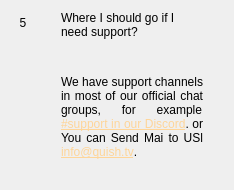
                  <widget class="QWidget" name="widgetFaq5" native="true">
                   <layout class="QHBoxLayout" name="horizontalpage_5" stretch="0,1">
                    <item alignment="Qt::AlignTop">
                     <widget class="QLabel" name="labelNumber5">
                      <property name="minimumSize">
                       <size>
                        <width>24</width>
                        <height>24</height>
                       </size>
                      </property>
                      <property name="maximumSize">
                       <size>
                        <width>16777215</width>
                        <height>24</height>
                       </size>
                      </property>
                      <property name="text">
                       <string>5</string>
                      </property>
                      <property name="alignment">
                       <set>Qt::AlignCenter</set>
                      </property>
                     </widget>
                    </item>
                    <item>
                     <layout class="QVBoxLayout" name="verticalLayoutpage_5">
                      <property name="leftMargin">
                       <number>20</number>
                      </property>
                      <property name="rightMargin">
                       <number>20</number>
                      </property>
                      <item>
                       <widget class="QLabel" name="labelSubtitle5">
                        <property name="text">
                         <string>Where I should go if I need support?</string>
                        </property>
                        <property name="wordWrap">
                         <bool>true</bool>
                        </property>
                       </widget>
                      </item>
                      <item>
                       <spacer name="verticalSpacer_80">
                        <property name="orientation">
                         <enum>Qt::Vertical</enum>
                        </property>
                        <property name="sizeType">
                         <enum>QSizePolicy::Fixed</enum>
                        </property>
                        <property name="sizeHint" stdset="0">
                         <size>
                          <width>20</width>
                          <height>30</height>
                         </size>
                        </property>
                       </spacer>
                      </item>
                      <item>
                       <widget class="QLabel" name="labelContent5">
                        <property name="text">
                         <string>
                           &lt;html&gt;&lt;head/&gt;&lt;body&gt;&lt;p align=&quot;justify&quot;&gt;
                           We have support channels in most of our official chat groups, for example
                           &lt;a style='color: #FED599' href='https://discord.gg/sgM7ctr'&gt;
                           #support in our Discord&lt;/a&gt;.
                           or You can Send Mai to USl
                           &lt;a style='color: #FED599' href='mailto:info@quish.tv'&gt;
                           info@quish.tv&lt;/a&gt;.
                           &lt;/p&gt;&lt;/body&gt;&lt;/html&gt;
                         </string>
                        </property>
                        <property name="alignment">
                         <set>Qt::AlignLeading|Qt::AlignLeft|Qt::AlignTop</set>
                        </property>
                        <property name="wordWrap">
                         <bool>true</bool>
                        </property>
                       </widget>
                      </item>
                      <item>
                       <spacer name="verticalSpacer_81">
                        <property name="orientation">
                         <enum>Qt::Vertical</enum>
                        </property>
                        <property name="sizeHint" stdset="0">
                         <size>
                          <width>20</width>
                          <height>20</height>
                         </size>
                        </property>
                       </spacer>
                      </item>
                     </layout>
                    </item>
                   </layout>
                  </widget>
